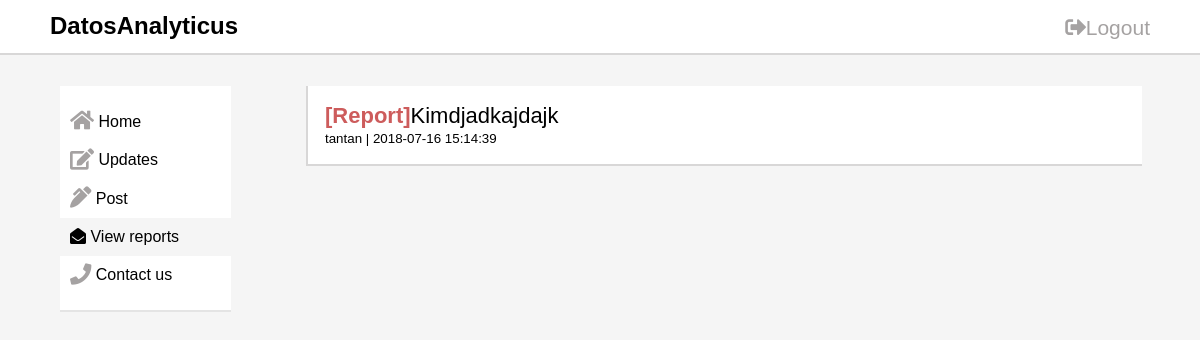
The app's page /sent_reports.php (signed in), older data.
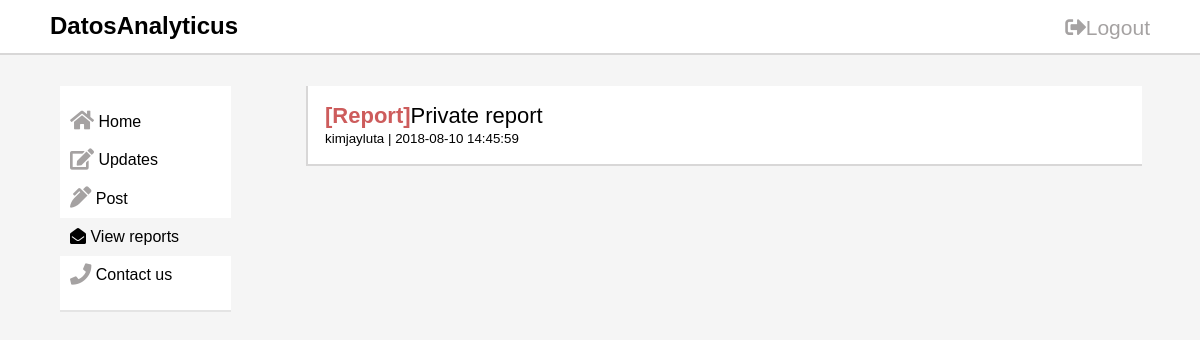
The same page, newer data.
### tables this page shows
CREATE TABLE `report` (
  `id` int(11) NOT NULL,
  `title` text NOT NULL,
  `description` text NOT NULL,
  `send_at` datetime DEFAULT NULL,
  `user_id` int(11) NOT NULL
);

CREATE TABLE `users` (
  `id` int(11) NOT NULL,
  `username` varchar(255) NOT NULL,
  `password` varchar(255) NOT NULL,
  `email` varchar(255) NOT NULL,
  `firstname` varchar(255) NOT NULL,
  `lastname` varchar(255) NOT NULL,
  `type` int(11) NOT NULL
);

### sent_reports.php (the view, shortened to what this page needs)
<?php
include "functions/database.php";
@$loggedType = $_SESSION['type'];
?>
<!doctype html>
<html lang="en">
<head>
    <link rel="stylesheet" href="css/sent_reports.css">
    <link rel="stylesheet" href="https://use.fontawesome.com/releases/v5.1.0/css/all.css">
</head>
<body>
<nav class="nav">
    <div class="container">
        <h2  style="margin: 6px 0 10px 0; float: left;">DatosAnalyticus</h2>
        <a href="functions/lslfunction.php?logout" type="submit" id="logout"><i class="fas fa-sign-out-alt"  ></i>Logout</a>
    </div>
</nav>
<div class="container">
    <div class="row">
        <div class="colOne">
            <ul>
                <li ><a href="index.php" class="link" ><i class="fas fa-home fa-lg" style="color: #a5a2a2;"></i> Home</a></li>
                <li><a href="updates.php" class="link"><i class="fas fa-edit fa-lg" style="color: #a5a2a2;"></i> Updates</a></li>
                <?php
                if ($loggedType > 0){
                    echo ' <li><a href="adminpost.php" class="link"><i class="fas fa-pen-alt fa-lg" style="color: #a5a2a2;"></i>  Post</a></li>';
                    echo ' <li class="active"><a href="sent_reports.php" class="link"><i class="fas fa-envelope-open" ></i> View reports</a></li>';
                } else{
                    echo '<li><a href="report.php" class="link">&nbsp;<i class="fas fa-file fa-lg" style="color: #a5a2a2;"></i>&nbsp;&nbsp;Report</a></li>';
                }
                ?>
                <li><a href="#" class="link"><i class="fas fa-phone fa-lg" style="color: #a5a2a2;"></i>&nbsp;Contact us</a></li>
            </ul>
        </div>
        <div>
            <?php
            $query = mysqli_query($connect,"SELECT report.*,users.username FROM report,users WHERE report.user_id = users.id ORDER BY id DESC");
            $posts = array();
            while ($row = mysqli_fetch_array($query)){
                array_push($posts,$row);
            }
            foreach ($posts as $p){
                echo "<div class='colTwo'>";
                echo " <a href='viewreport_user.php?rpid=".$p['id']."' style='text-decoration-line:none; color: black; font-size: 22px;'><strong style='color:indianred;'>[Report]</strong>".$p['title']."</a><br>";
                echo "<small>".$p['username']." | ".$p['send_at']." </small>";
                echo "</div>";
            }
            ?>
        </div>
    </div>
</div>
</body>
</html>

Row changes from the older to the newer data that the page shows:
removed report: title "Kimdjadkajdajk", user.username "tantan", send_at "2018-07-16 15:14:39"
added report: title "Private report", user.username "kimjayluta", send_at "2018-08-10 14:45:59"
